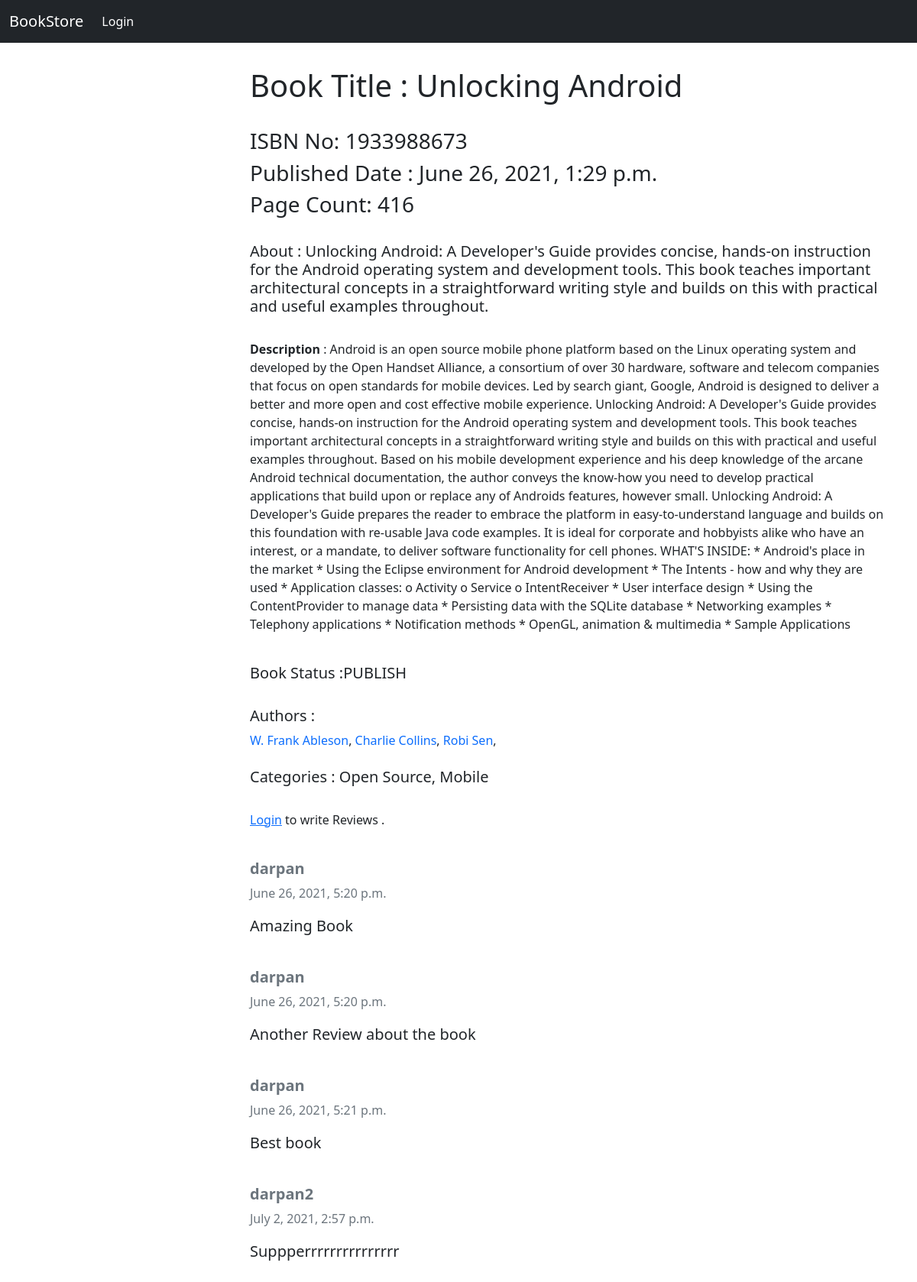
/book/2/, run on the app's committed database.
### books/models.py (models this page shows, shortened)
class Book(models.Model):
    title=models.CharField(max_length=256)
    isbn=models.CharField(max_length=256)
    pageCount=models.IntegerField(default=0)
    publishedDate=models.DateTimeField(auto_now_add=True)
    shortDescription=models.CharField(max_length=512,null=True,blank=True)
    longDescription=models.TextField(null=True)
    status=models.CharField(max_length=256)
    authors=models.ManyToManyField(Author)
    categories=models.CharField(max_length=256)
    image = models.ImageField(upload_to="images",null=True)

class Author(models.Model):
    name=models.CharField(max_length=100)
    created_at=models.DateTimeField(auto_now=True)
    def __str__(self):
        return self.name

class Review(models.Model):
    body=models.TextField()
    user= models.ForeignKey(User,on_delete=models.CASCADE,null=True)
    created_at=models.DateTimeField(auto_now=True)
    book=models.ForeignKey(Book,on_delete=models.CASCADE,null=True)

### books/views.py (the view)
# urls.py: path('<int:id>/',views.book_details,name='book_details'),
def book_details(request,id):
    try:
        singleBook=Book.objects.get(pk=id)
        reviews=Review.objects.filter(book=id).order_by('-created_at')
        authors=Author.objects.filter(book=id).all()
    except Book.DoesNotExist:
        raise Http404("Book does not exist")
    context={'book':singleBook,'reviews':reviews,'authors':authors}
    return render(request,'books/book_details.html',context)

### books/templates/books/book_details.html (shortened to what this page needs)
{% extends 'base.html' %}
{% block content %}
    <div class="container my-3 py-3"  >
        <div class="row">
            <div class="col-3 my-4 py-4"><div class="text-center">
            </div>
        </div>
            <div class="col-9">
                <h1>Book Title : {{book.title}}</h3>
                    <br>
                    <h3>ISBN No: {{book.isbn}}</h3>
                    <h3>Published Date : {{book.publishedDate}}</h3>
                    <h3>Page Count: {{book.pageCount}}</h3>
                    <br>
                    <h5>About : {{book.shortDescription}}</h5>
                    <br>
                    <p><strong>Description</strong> : {{book.longDescription}}</p>
                    <br>
                    <h5>Book Status :{{book.status}}</h5>
                    <br>
                    <h5>Authors : </h5>
                    {% for author in authors %}
                   <a class="text-decoration-none" href="{% url 'author' author.name %}">{{author}}</a>,
                    {% endfor %}
                    <br> <br>
                    <h5>Categories : {{book.categories}}</h5>
                    <br>
                    {% if user.is_authenticated %}
                    <form method="POST" action="{% url 'review' book.id %}">
                      {% csrf_token %}
                      <div class="mb-3">
                        <textarea class="form-control" name="review" rows="5" placeholder="Enter your Review here"></textarea>
                      </div>
                      <div class="d-grid gap-2 col-3 mx-auto"">
                        <button type="submit" class="btn btn-dark">Submit</button>
                      </div>
                      {% else %}
                      <p>
                        <a href="{% url 'login' %}?next={{request.path}}">Login</a> to write Reviews .
                      </p>
                      {% endif %}
                    <br>
                    {% for review in book.review_set.order_by %}
                    <div>
                      <h5 class="text-muted"><strong>{{review.user}}</strong></h5>
                      <p class="text-muted">{{review.created_at}}</p>
                      <p class="lead">{{review.body}}</p>
                      <br>
                    </div>
                      {% endfor %}
            </div>
          </div>
        </div>
{% endblock %}

### templates/base.html (shortened to what this page needs)
<!DOCTYPE html>
<html lang="en">
  <head>
    <link
      href="https://cdn.jsdelivr.net/npm/bootstrap@5.0.2/dist/css/bootstrap.min.css"
      rel="stylesheet"
    />
  </head>
  <body>
    <nav class="navbar navbar-expand-lg navbar-dark bg-dark">
      <div class="container-fluid">
        <a class="navbar-brand" href="{% url 'index' %}">BookStore</a>
        <div class="collapse navbar-collapse" id="navbarNav">
          <ul
            class="navbar-nav d-flex justify-content-between align-items-center"
          >
            {% if user.is_authenticated %}
            <li class="nav-item">
              <a
                class="nav-link active"
                aria-current="page"
                href="{% url 'logout' %}"
                >Logout</a
              >
            </li>
            {% else %}
            <li class="nav-item">
              <a
                class="nav-link active"
                aria-current="page"
                href="{% url 'login' %}"
                >Login</a
              >
            </li>
            {% endif %}
          </ul>
        </div>
      </div>
    </nav>
    {% block content %} {% endblock %}
  </body>
</html>

### data on the page
Book: title "Unlocking Android", isbn "1933988673", publishedDate "June 26, 2021, 1:29 p.m.", pageCount "416", shortDescription "Unlocking Android: A Developer's Guide provides concise, hands-on instruction for the Android operating system and development tools. This book teaches important architectural concepts in a straightforward writing style and builds on this with practical and useful examples throughout.", longDescription "Android is an open source mobile phone platform based on the Linux operating system and developed by the Open Handset Alliance, a consortium of over 30 hardware, software and telecom companies that focus on open standards for mobile devices. Led by search giant, Google, Android is designed to deliver a better and more open and cost effective mobile experience. Unlocking Android: A Developer's Guide provides concise, hands-on instruction for the Android operating system and development tools. This book teaches important architectural concepts in a straightforward writing style and builds on this with practical and useful examples throughout. Based on his mobile development experience and his…", status "PUBLISH", categories "Open Source, Mobile"
Author: name "W. Frank Ableson"
Author: name "Charlie Collins"
Author: name "Robi Sen"
Review: user "darpan", created_at "June 26, 2021, 5:20 p.m.", body "Amazing Book"
Review: user "darpan", created_at "June 26, 2021, 5:20 p.m.", body "Another Review about the book"
Review: user "darpan", created_at "June 26, 2021, 5:21 p.m.", body "Best book"
Review: user "darpan2", created_at "July 2, 2021, 2:57 p.m.", body "Suppperrrrrrrrrrrrrrr"
